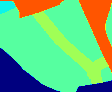

The script that saved this image:
#!/usr/bin/env python3
# -*- coding: utf-8 -*-
"""
Created on Wed May 17 22:33:02 2017

@author: kaku
"""

#!/usr/bin/env python3
# -*- coding: utf-8 -*-
"""
Created on Mon May 15 13:39:59 2017

@author: kaku
"""
import matplotlib.pyplot as plt
import tifffile as tiff
import numpy as np

from bokeh.plotting import output_file, show, figure,vplot

import cv2, glob, random, os, datetime
from keras.models import Model
from keras.layers import Input, merge, MaxPooling2D, UpSampling2D
from keras.layers.convolutional import Conv2D
from keras.optimizers import Adam
from keras.utils import np_utils
from keras.models import model_from_json

smooth = 1e-12

def image_and_name_read(path, form, name_read = False):
    """
    Read all the images and images names in path with a format.
    Return image and name list
    
    Parameters
    ----------
    path : str
        image file path
    form : str
        image format such as '*.tif'
    name_read : bool
        True get both image and name
        False only image 
    
    Returns
    -------
    image_list : list 
        list of all images with specific format in path
    name_list : list
        corresponding names
    """
    files = sorted(glob.glob(path + form))
    image_list = []
    [image_list.append(tiff.imread(image)) for image in files]
    if name_read == False:
        return image_list
    else:
        name_list = [os.path.basename(name) for name in files]
        return image_list, name_list

def resize_vector_image(vector_images, raster_image):
    """
    Resize vector_image size, and change into unit8
    make size equal with raster_image,
    Return resized_vecter_images
    
    Parameters
    ----------
    vector_images : list
    raster_image : np.array
        size template
        
    Returns
    -------
    resized_images : list
        resized vector images list with dtype np.unint8
    """
    cols_size = raster_image.shape[1]
    rows_size = raster_image.shape[0]
    resized_images = []
    for vector_image in vector_images:    
        resized_image = np.round(cv2.resize(vector_image,(cols_size, rows_size))).astype(np.uint8)
        resized_images.append(resized_image)
    return resized_images  

def stick_all_train(raster_images, vector_images):
    """
    Stake all the training images into a large one row_num x col_num.
    try to make shape like a square 
    raster_image contains 5 bands, vecter_image contains 1 band.
    
    Returns
    -------
    x_trn_N_Cls : npy file
        5 bands
    y_trn_N_Cls : npy file
        1 bands
    """
    print ("Let's stick all imgs together")
    rows = raster_images[0].shape[0] #
    cols = raster_images[0].shape[1]    
    num_bands = raster_images[0].shape[2]
    
    num = int(np.sqrt(len(raster_images))) # deside sticked size, shape like square
    if rows < cols:
        row_num = num + 1
        col_num = num 
    else:
        row_num = num
        col_num = num + 1
    if row_num * col_num > rows * cols:
        row_num = num
        col_num = num 
    
    x = np.zeros((row_num * rows, col_num * cols, num_bands)) # DF.ImageId.unique() == 25, make image 5 x 5 togeter
    y = np.zeros((row_num * rows, col_num * cols, 1))

    print('Total image picecs:{}'.format(len(raster_images)))
    for i in range(row_num):
        for j in range(col_num):
            x[rows * i:rows * (i + 1), cols * j: cols * (j + 1), :] = raster_images[i * (row_num - 1) + j]
            y[rows * i:rows * (i + 1), cols * j: cols * (j + 1), 0] = vector_images[i * (row_num - 1) + j]
#            print(i,j)
    print ('Ground Truth ranges from {} to {}; \nLabel ranges from {} to {}. \nSticked shape : {} x {} = {}\n '\
           .format(np.amin(x), np.amax(x), np.amin(y.astype(np.int8)), np.amax(y.astype(np.int8)), row_num, col_num, row_num * col_num))
    np.save('data/x_trn_%d' % num_bands, x)
    np.save('data/y_trn_%d' % 1, y)
#    return x.astype(np.int8), y.astype(np.int8)
    return x, y.astype(np.int8)

def get_patches(img, msk, aug=True, **kwargs):
    """   
    Get patches from big image, used to be samples.
    Return: image pathes with size patch_shape, and num patch_num
    
    Parameters
    ----------
    img : np.array
    msk : np.array
    **kwargs:
        patch_num : samples number 
        patch_shape : patch shape size
    aug = True
        data augmentation method, here like rotate or change patch's sequence
    
    Notes
    -----
    2 * np.transpose(x, (0, 3, 1, 2)) - 1: feature scaling  
    """
    patch_num = kwargs['patch_num']
    patch_shape = kwargs['patch_size']  # sample shape size
    is2 = int(1.0 * patch_shape)
    xm, ym = img.shape[0] - is2, img.shape[1] - is2
    
    x, y = np.zeros((patch_num,is2,is2,5)), np.zeros((patch_num,is2,is2,11))

    for i in range(patch_num):
        xc = random.randint(0, xm)
        yc = random.randint(0, ym)

        im = img[xc:xc + is2, yc:yc + is2]
        ms = msk[xc:xc + is2, yc:yc + is2]

        if aug:
            if random.uniform(0, 1) > 0.5:
                im = im[::-1]
                ms = ms[::-1]

        ms = np_utils.to_categorical(ms, 11).reshape(patch_shape, -1, 11)

        x[i] = im
        y[i] = ms

    print (x.shape, y.shape, np.amax(x), np.amin(x), np.amax(y), np.amin(y))
    return x, y

def get_unet(patch_size):
    """
    Build a mini U-Net architecture
    Return U-Net model
    
    Notes
    -----
    Shape of output image is similar with input image
    Output img bands: N_Cls
    Upsampling is important
#    """
    ISZ = patch_size
    N_Cls = 11    
    inputs = Input((ISZ, ISZ, 5))
    conv1 = Conv2D(32, (3, 3), activation='relu', padding='same')(inputs)
    conv1 = Conv2D(32, (3, 3), activation='relu', padding='same')(conv1)
    pool1 = MaxPooling2D(pool_size=(2, 2))(conv1)

    conv2 = Conv2D(64, (3, 3), activation='relu', padding='same')(pool1)
    conv2 = Conv2D(64, (3, 3), activation='relu', padding='same')(conv2)
    pool2 = MaxPooling2D(pool_size=(2, 2))(conv2)

    conv3 = Conv2D(128, (3, 3), activation='relu', padding='same')(pool2)
    conv3 = Conv2D(128, (3, 3), activation='relu', padding='same')(conv3)
    pool3 = MaxPooling2D(pool_size=(2, 2))(conv3)

    conv4 = Conv2D(256, (3, 3), activation='relu', padding='same')(pool3)
    conv4 = Conv2D(256, (3, 3), activation='relu', padding='same')(conv4)
    pool4 = MaxPooling2D(pool_size=(2, 2))(conv4)

    conv5 = Conv2D(512, (3, 3), activation='relu', padding='same')(pool4)
    conv5 = Conv2D(512, (3, 3), activation='relu', padding='same')(conv5)

    up6 = merge([UpSampling2D(size=(2, 2))(conv5), conv4], mode='concat', concat_axis=3)
    conv6 = Conv2D(256, (3, 3), activation='relu', padding='same')(up6)
    conv6 = Conv2D(256, (3, 3), activation='relu', padding='same')(conv6)
    
    up7 = merge([UpSampling2D(size=(2, 2))(conv6), conv3], mode='concat', concat_axis=3)
    conv7 = Conv2D(128, (3, 3), activation='relu', padding='same')(up7)
    conv7 = Conv2D(128, (3, 3), activation='relu', padding='same')(conv7)

    up8 = merge([UpSampling2D(size=(2, 2))(conv7), conv2], mode='concat', concat_axis=3)
    conv8 = Conv2D(64, (3, 3), activation='relu', padding='same')(up8)
    conv8 = Conv2D(64, (3, 3), activation='relu', padding='same')(conv8)

    up9 = merge([UpSampling2D(size=(2, 2))(conv8), conv1], mode='concat', concat_axis=3)
    conv9 = Conv2D(32, (3, 3), activation='relu', padding='same')(up9)
    conv9 = Conv2D(32, (3, 3), activation='relu', padding='same')(conv9)

    conv10 = Conv2D(N_Cls, (1, 1), activation='softmax')(conv9)
#    conv10 = Conv2D(N_Cls, (1, 1), activation='softmax')(conv9)
    model = Model(input=inputs, output=conv10)
#    model.compile(optimizer=Adam(), loss='binary_crossentropy', metrics=[jaccard_coef, jaccard_coef_int, 'accuracy'])
    model.compile(optimizer=Adam(), loss='binary_crossentropy', metrics=['accuracy'])
#    model.compile(optimizer=Adam(), loss='categorical_crossentropy', metrics=['accuracy'])
#    model.compile(optimizer=Adam(), loss='categorical_crossentropy', metrics=[jaccard_coef, jaccard_coef_int, 'accuracy'])
    return model  

def save_model(model, model_path, file_time_global):
    """
    Save model into model_path
    """
    json_string=model.to_json()
    if not os.path.isdir(model_path):
        os.mkdir(model_path)
    modle_path=os.path.join(model_path,'architecture'+'_'+file_time_global+'.json')
    open(modle_path,'w').write(json_string)
    model.save_weights(os.path.join(model_path,'model_weights'+'_'+ file_time_global+'.h5'),overwrite= True )
    
def read_model(model_path, file_time_global):
    """
    Read model from model_path
    """
    model=model_from_json(open(os.path.join(model_path,'architecture'+'_'+ file_time_global+'.json')).read())
    model.load_weights(os.path.join(model_path,'model_weights'+'_'+file_time_global+'.h5'))
    return model

def acc_loss_visual(history, result_path, script_name, file_time_global):
    """
    Plot accuracy and loss 
    """
    acc_arr=np.array(history['acc'],dtype=float)
    loss_arr=np.array(history['loss'],dtype=float)
    val_acc_arr=np.array(history['val_acc'],dtype=float)
    val_loss_arr=np.array(history['val_loss'],dtype=float)
    output_file(os.path.join(result_path,"legends_"+script_name+"_"+file_time_global+".html"))
    p1 = figure()
    p1.title = "Training and Cross validation accuracy"
    p1.xaxis.axis_label = 'Iterations'
    p1.yaxis.axis_label = 'Accuracy'
    p1.circle(range(0,len(acc_arr)), acc_arr,color="green", legend="Train_Acc")
    p1.line(range(0,len(acc_arr)), acc_arr,line_color="green", legend="Train_Acc")
    p1.circle(range(0,len(val_acc_arr)), val_acc_arr,color="orange", legend="Val_Acc")
    p1.line(range(0,len(val_acc_arr)), val_acc_arr, line_color="orange",legend="Val_Acc")
    p2 = figure()
    p2.title = "Training and Cross validation loss_error"
    p2.xaxis.axis_label = 'Iterations'
    p2.yaxis.axis_label = 'Loss_error'
    p2.circle(range(0,len(loss_arr)), loss_arr,color="green", legend="Train_loss")
    p2.line(range(0,len(loss_arr)), loss_arr,line_color="green", legend="Train_loss")
    p2.circle(range(0,len(val_loss_arr)), val_loss_arr,color="orange", legend="Val_loss")
    p2.line(range(0,len(val_loss_arr)), val_loss_arr, line_color="orange",legend="Val_loss")
    p = vplot(p1, p2)
    show(p)

def image_test(model, image, patch_size):
    """
    Test input image,
    split image into small size with size patch_size,
    test splited images respectively.
    Returns result list
    
    Parameters
    ----------
        model : trained model
        image : np.array
            tested image
        patch_size : int
    Returns
    -------
        results : list
            test_y list 
    """
    test_X = image_split(image, patch_size)
    test_y = np.round(model.predict(test_X))
    results = []
    for i in range(test_X.shape[0]):
        result_small = test_y[i,:,:,:]
        real_result = np.argmax(result_small, axis = -1)
        results.append(real_result)
    return results

def image_split(image, patch_size):
    """
    Split a image into small size with size equles to patch_size,
    the boundary ones also choose size patch_size,
    some part may be overlapped with penultimate patch
    Return 4 dim images array
    
    Parameters
    ----------
    image : np.array
        input image
    patch_size : int
        
    Returns
    -------
    small_images : np.array
        4 dim image array, contains many split images
        
    Examples
    --------
        input: (image, 32)
            image size = 92, 113
        output: (12, 32, 32, 5)
            12 pieces of splited images with size 32 x 32 x 5
    """
    row_num = round(image.shape[0] / patch_size)
    col_num = round(image.shape[1] / patch_size)
    small_images = np.zeros((row_num * col_num, patch_size, patch_size, image.shape[-1]))
    row_max, col_max = row_num - 1, col_num - 1
    for row in range(row_num):
        for col in range(col_num):
            if row != row_max and col != col_max:
                small_image = image[row*patch_size:(row+1)*patch_size, col*patch_size:(col+1)*patch_size, :]
            else:
                if row == row_max and col == col_max:
                    small_image = image[-patch_size:, -patch_size: ,:]
                else:
                    if col == col_max and row != row_max:
                        small_image = image[row*patch_size:(row+1)*patch_size, -patch_size:, :]
                    else:
                        small_image = image[-patch_size:, col*patch_size:(col+1)*patch_size, :]
            small_images[row * col_num + col, :,:,:] = small_image
    return small_images

def image_combine(image, small_images, patch_size):
    """
    Combine small images into a big one
    boundary image only choose part value
    Returns big combined image
    
    Parameters
    ----------
    image : np.array
        used to get combined image shape
    small_images : list 
        splited small images list
    patch_size
    
    Returns
    -------
    combined_image : np.array
        output combined image
    """
    row_num = round(image.shape[0] / patch_size)
    col_num = round(image.shape[1] / patch_size)
    combined_image = np.zeros((image.shape[0], image.shape[1]))
    row_max, col_max = row_num - 1, col_num - 1
    for row in range(row_num):
        for col in range(col_num):
            idx = row * col_num + col
            if row != row_max and col != col_max:
                combined_image[row*patch_size:(row+1)*patch_size, col*patch_size:(col+1)*patch_size] \
                = small_images[idx]
            else:
                if row == row_max and col == col_max:
                    combined_image[row*patch_size:, col*patch_size:] = \
                    small_images[idx][-(image.shape[0] - row*patch_size):, -(image.shape[1] - col*patch_size):]
                else:
                    if col == col_max and row != row_max:
                        combined_image[row*patch_size:(row+1)*patch_size, -(image.shape[1] - col*patch_size) :] = \
                        small_images[idx][:, -(image.shape[1] - col*patch_size) :]
                    else:
                        combined_image[-(image.shape[0] - row*patch_size) :, col*patch_size:(col+1)*patch_size] = \
                        small_images[idx][-(image.shape[0] - row*patch_size):, : ]
    combined_image = combined_image.astype(np.uint8)
    return combined_image

def close_processing(image):
    """
    Closing image processing
    Dilation followed by Erosion
    Kernel: 3 x 3
    """
    kernel = np.ones((3,3), np.uint8)
    closing = cv2.morphologyEx(image, cv2.MORPH_CLOSE, kernel)
    return closing

def post_processing(image):
    """
    Post processing
    Such as colse processing or others
    Returns processed image result 
    """
    post_result = close_processing(image)
    return post_result

def result_plot_and_save(ori_image, ori_mask, ori_image_name, model_name, result, result_path): 
    """
    Plot and save result image
    
    Parameters
    ----------
    ori_image : np.array
        original image
    name : str
        original image's name
    result : np.array
        result image
    result_path : str
    """
    result = close_processing(result)
    fig = plt.figure()
    plt.suptitle('Image ' + ori_image_name + ' segmentation result', y = 0.75, fontsize=11)
    plt.subplot(1,3,1)
    plt.xlabel('ori_image')
    plt.imshow(ori_image[:,:,:3], vmin=0, vmax=11)
    
    plt.subplot(1,3,2)
    plt.xlabel('seg_result')
    plt.imshow(result, vmin=0, vmax=11)

    plt.subplot(1,3,3)
    plt.xlabel('ground_truth')
    plt.imshow(ori_mask, vmin=0, vmax=11)

    fig.savefig(os.path.join(result_path, ori_image_name + '_'+ model_name +'_compared_result.png'))
    plt.imsave(os.path.join(result_path, ori_image_name + '_' + model_name +'_result.png'), result, vmin=0, vmax=11)
    plt.show()
    
if __name__ == '__main__':
    ###########  file colation and globle V  ###########
    now_global = datetime.datetime.now()
    time_global = str(now_global.strftime("%Y-%m-%d-%H-%M")) 
    script_name = os.path.basename(__file__)
    
    raster_path = '../Data/UseZone_raster4326/'
    vector_path = '../Data/UseZone_vector4326/'
    model_path = '../Model/'
    result_path = '../Result/'
    model_name = '2017-05-18-13-57'
    
    model_train = True
    
    PATCH_SIZE = 32
    BATCH_SIZE = 32
    EPOCH = 10
    TRINING_SAMPLES = 10000
    
    ##############################  data preparing ###########################
    raster_images, raster_images_name = image_and_name_read(raster_path, '*.tif', name_read = True)
    vector_images = resize_vector_image(image_and_name_read(vector_path, '*.tif'), raster_images[0])
    
    ##############################  model training ###########################
    if model_train == True:
        model_name = time_global
        stacked_raster, stacked_vector = stick_all_train(raster_images, vector_images)
        train_X, train_y = get_patches(stacked_raster, stacked_vector, aug=True, patch_num=TRINING_SAMPLES, patch_size=PATCH_SIZE)        
        model = get_unet(PATCH_SIZE)
        History = model.fit(x = train_X, y = train_y, batch_size=BATCH_SIZE, nb_epoch = EPOCH, verbose=1, validation_split=0.2)
        save_model(model, model_path, time_global)
        acc_loss_visual(History.history, result_path, script_name, time_global)
    else:
        model = read_model(model_path, model_name)
        
    ############################## image testing ###########################
    for i in range(len(raster_images)-1):
        test_image = raster_images[i]
        test_y = image_test(model, test_image, PATCH_SIZE)   
    
    ############################## result ##################################
        combined_image = image_combine(test_image, test_y, PATCH_SIZE)
        
        seg_result = post_processing(combined_image)

        result_plot_and_save(test_image, vector_images[i], raster_images_name[i], model_name, seg_result, result_path)
    
    
    
    
    
    